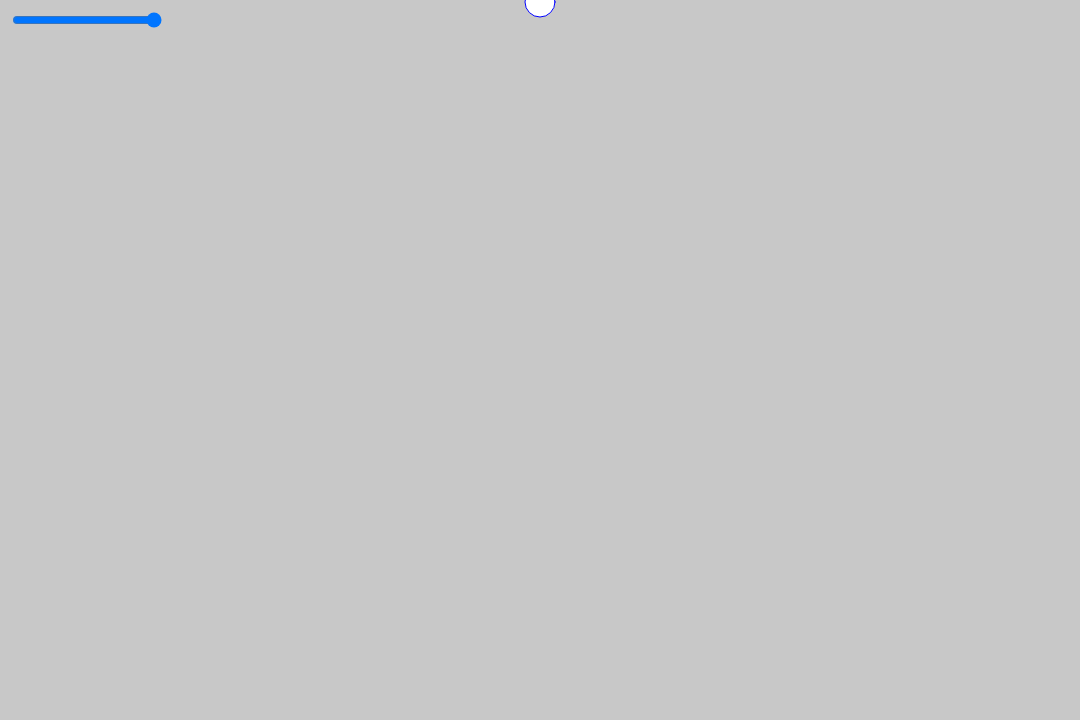
Frame 1 (no input)
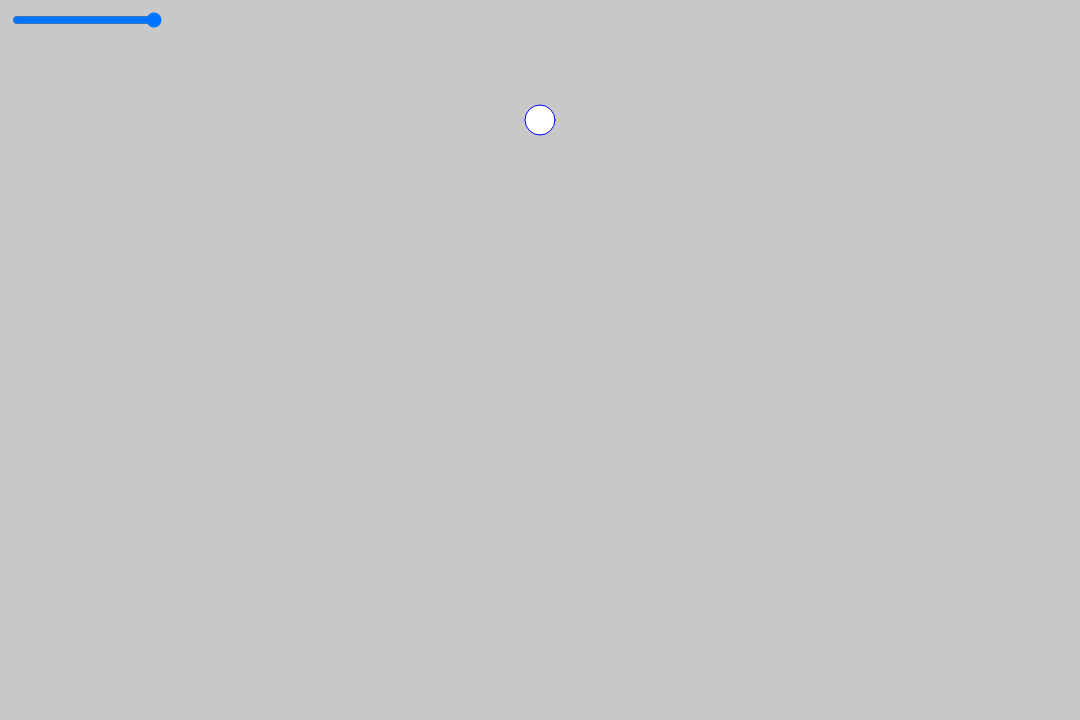
Frame 60 (no input)
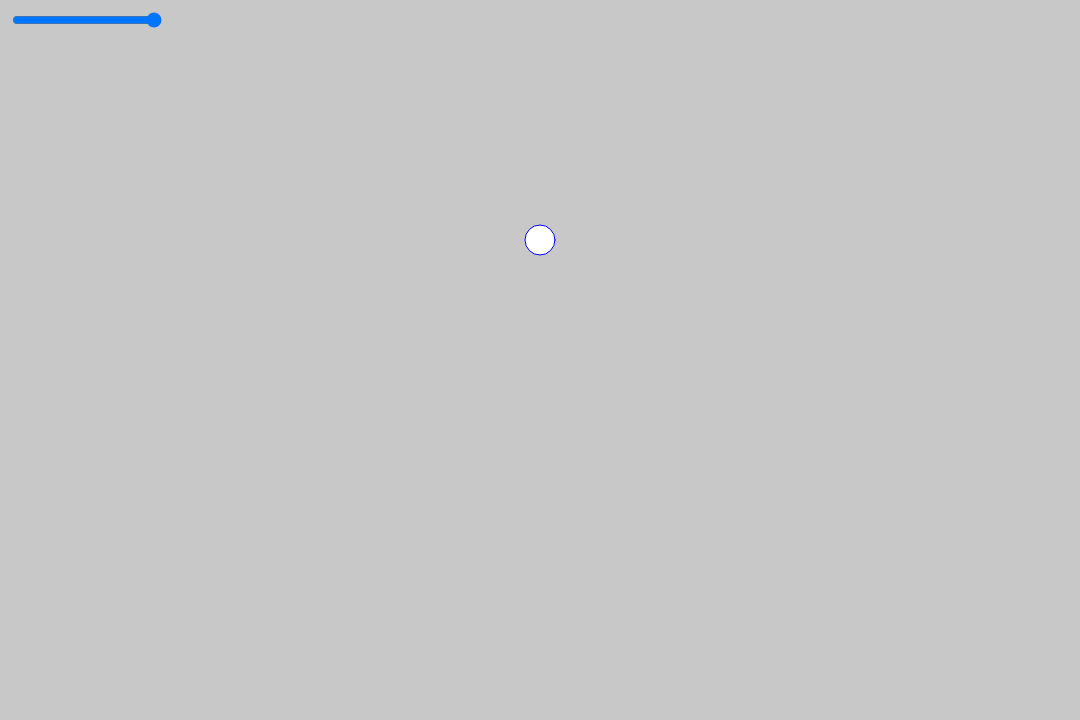
Frame 120 (the mouse pressed at the canvas centre since frame 60)

The p5.js sketch that drew these frames (run headless with seeded random() and noise() and a simulated clock; from frame 60 on, the mouse is pressed at the canvas centre):

// p5.js sketch
// ── sketch.js
let slider;
let force = 0;

function setup() {
  createCanvas(1080,720);
  slider = createSlider(0, 30, 100);
  slider.position(10, 10);
  slider.style('width', '150px');
}

function draw() {

  force = force + 2 ;
  background(200);
  let val = slider.value();
  stroke(0,0,255);
  ellipse(width/2, force, val, 30);

}
